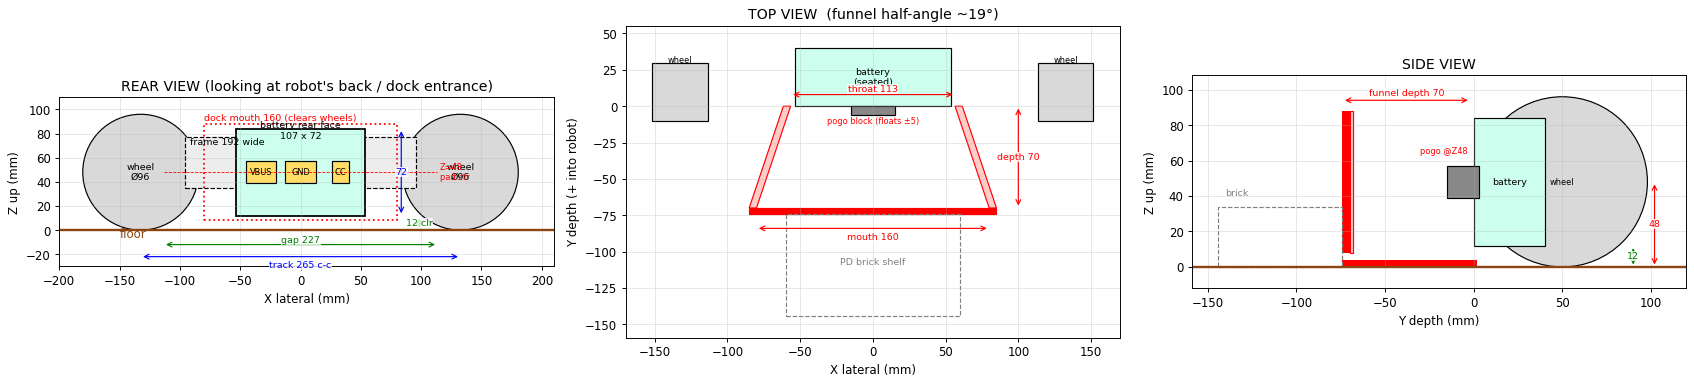

This chart was generated by the following Python code:
"""Felix charging-dock layout — dimensioned 2D views, built from real robot numbers.
Edit the PARAMS block and re-run to regenerate. Coordinates: X=lateral(R-L),
Y=fore/aft(depth, +Y into robot), Z=up. Floor z=0, centerline x=0, seated
battery rear face at y=0."""
import numpy as np, matplotlib
matplotlib.use("Agg"); import matplotlib.pyplot as plt
from matplotlib.patches import Rectangle, Circle, Polygon

# ---- ROBOT (measured) ----
WHEEL_D=96; WHEEL_W=38; TRACK=265            # wheel dia/width, center-to-center
AXLE_Z=WHEEL_D/2                              # 48
BATT_W=107; BATT_H=72; BATT_DEPTH=40         # rear face W x H, depth into robot
BATT_CZ=AXLE_Z                               # battery centered on axle -> 48
BATT_Z0=BATT_CZ-BATT_H/2; BATT_Z1=BATT_CZ+BATT_H/2   # 12 .. 84
FRAME_W=192; FRAME_H=43; FRAME_Z0=34.5; FRAME_Z1=FRAME_Z0+FRAME_H  # 34.5..77.5
wheel_cx=TRACK/2                             # 132.5
wheel_in=wheel_cx-WHEEL_W/2                  # 113.5 inner face
gap_in=2*wheel_in                            # 227 between inner faces

# ---- DOCK (design params) ----
PAD_Z=AXLE_Z                                 # pad/pin center height 48
PAD_PITCH=33; PAD_W=[25,25,14]               # VBUS,GND,CC widths (CC narrower)
MOUTH_W=160; THROAT_W=BATT_W+6               # 113 -> 3mm side clearance
FUNNEL_DEPTH=70                              # y depth of taper
WALL_Z0=8; WALL_Z1=88                        # funnel wall vertical span (catches batt edges)
WALL_T=5; BASE_T=4
POGO_PROUD=3                                 # pins stick out past seat plane
SHELF_DEPTH=70                               # brick shelf behind back wall
half_angle=np.degrees(np.arctan((MOUTH_W-THROAT_W)/2/FUNNEL_DEPTH))

def dim(ax,x0,y0,x1,y1,txt,off=0,va='center',ha='center',c='b'):
    ax.annotate('',xy=(x1,y1),xytext=(x0,y0),arrowprops=dict(arrowstyle='<->',color=c,lw=1))
    ax.text((x0+x1)/2,(y0+y1)/2+off,txt,color=c,ha=ha,va=va,fontsize=8,
            bbox=dict(fc='white',ec='none',alpha=0.8,pad=0.5))

fig,axes=plt.subplots(1,3,figsize=(20,7))

# ===== REAR VIEW (X-Z): what backs into the dock =====
ax=axes[0]; ax.set_title("REAR VIEW (looking at robot's back / dock entrance)")
ax.axhline(0,color='saddlebrown',lw=2); ax.text(-150,-6,"floor",color='saddlebrown')
for s in (-1,1):
    ax.add_patch(Circle((s*wheel_cx,AXLE_Z),WHEEL_D/2,fc='0.85',ec='k'))
    ax.text(s*wheel_cx,AXLE_Z,"wheel\nØ96",ha='center',va='center',fontsize=8)
ax.add_patch(Rectangle((-FRAME_W/2,FRAME_Z0),FRAME_W,FRAME_H,fc='0.93',ec='k',ls='--'))
ax.text(-FRAME_W/2+4,FRAME_Z1-7,"frame 192 wide",fontsize=8)
ax.add_patch(Rectangle((-BATT_W/2,BATT_Z0),BATT_W,BATT_H,fc='#cfe',ec='k',lw=1.5))
ax.text(0,BATT_Z1-8,"battery rear face\n107 x 72",ha='center',fontsize=8)
# pads
xs=[-PAD_PITCH,0,PAD_PITCH]; lbl=['VBUS','GND','CC']
for x,w,l in zip(xs,PAD_W,lbl):
    ax.add_patch(Rectangle((x-w/2,PAD_Z-9),w,18,fc='#fd6',ec='k'))
    ax.text(x,PAD_Z,l,ha='center',va='center',fontsize=7)
# dock mouth footprint (dashed) entering between wheels
ax.add_patch(Rectangle((-MOUTH_W/2,WALL_Z0),MOUTH_W,WALL_Z1-WALL_Z0,fc='none',ec='r',ls=':',lw=1.5))
ax.text(-MOUTH_W/2,WALL_Z1+3,"dock mouth 160 (clears wheels)",color='r',fontsize=8)
dim(ax,-wheel_cx,-22,wheel_cx,-22,"track 265 c-c",off=-7)
dim(ax,-wheel_in,-12,wheel_in,-12,"gap 227",off=4,c='g')
dim(ax,BATT_W/2+30,BATT_Z0,BATT_W/2+30,BATT_Z1,"72")
dim(ax,BATT_W/2+45,0,BATT_W/2+45,BATT_Z0,"12 clr",c='g')
ax.plot([-BATT_W/2-60,BATT_W/2+60],[PAD_Z,PAD_Z],'r--',lw=0.7); ax.text(BATT_W/2+62,PAD_Z,"Z=48\npad ctr",color='r',fontsize=7,va='center')
ax.set_aspect('equal'); ax.set_xlim(-200,210); ax.set_ylim(-30,110); ax.set_xlabel("X lateral (mm)"); ax.set_ylabel("Z up (mm)"); ax.grid(alpha=.3)

# ===== TOP VIEW (X-Y): funnel taper =====
ax=axes[1]; ax.set_title(f"TOP VIEW  (funnel half-angle ~{half_angle:.0f}°)")
# robot battery footprint into +y
ax.add_patch(Rectangle((-BATT_W/2,0),BATT_W,BATT_DEPTH,fc='#cfe',ec='k'))
ax.text(0,BATT_DEPTH/2,"battery\n(seated)",ha='center',va='center',fontsize=8)
for s in (-1,1):
    ax.add_patch(Rectangle((s*wheel_cx-WHEEL_W/2,-10),WHEEL_W,40,fc='0.85',ec='k'))
    ax.text(s*wheel_cx,30,"wheel",ha='center',fontsize=7)
# funnel walls (dock at y<=0)
L=[Polygon([(-THROAT_W/2,0),(-MOUTH_W/2,-FUNNEL_DEPTH),(-MOUTH_W/2-WALL_T,-FUNNEL_DEPTH),(-THROAT_W/2-WALL_T,0)],closed=True,fc='#fcc',ec='r'),
   Polygon([( THROAT_W/2,0),( MOUTH_W/2,-FUNNEL_DEPTH),( MOUTH_W/2+WALL_T,-FUNNEL_DEPTH),( THROAT_W/2+WALL_T,0)],closed=True,fc='#fcc',ec='r')]
for p in L: ax.add_patch(p)
ax.add_patch(Rectangle((-MOUTH_W/2-WALL_T,-FUNNEL_DEPTH-BASE_T),MOUTH_W+2*WALL_T,BASE_T,fc='r',ec='r')) # back wall
ax.add_patch(Rectangle((-15,-6),30,6,fc='#888',ec='k')); ax.text(0,-12,"pogo block (floats ±5)",ha='center',color='r',fontsize=7)
ax.add_patch(Rectangle((-60,-FUNNEL_DEPTH-BASE_T-SHELF_DEPTH),120,SHELF_DEPTH,fc='none',ec='gray',ls='--'))
ax.text(0,-FUNNEL_DEPTH-BASE_T-SHELF_DEPTH/2,"PD brick shelf",ha='center',color='gray',fontsize=8)
dim(ax,-MOUTH_W/2,-FUNNEL_DEPTH-14,MOUTH_W/2,-FUNNEL_DEPTH-14,"mouth 160",off=-6,c='r')
dim(ax,-THROAT_W/2,8,THROAT_W/2,8,"throat 113",off=4,c='r')
dim(ax,MOUTH_W/2+20,0,MOUTH_W/2+20,-FUNNEL_DEPTH,"depth 70",c='r')
ax.set_aspect('equal'); ax.set_xlim(-170,170); ax.set_ylim(-FUNNEL_DEPTH-BASE_T-SHELF_DEPTH-15,55); ax.set_xlabel("X lateral (mm)"); ax.set_ylabel("Y depth (+ into robot)"); ax.grid(alpha=.3)

# ===== SIDE VIEW (Y-Z) =====
ax=axes[2]; ax.set_title("SIDE VIEW")
ax.axhline(0,color='saddlebrown',lw=2)
ax.add_patch(Circle((BATT_DEPTH+10,AXLE_Z),WHEEL_D/2,fc='0.85',ec='k')); ax.text(BATT_DEPTH+10,AXLE_Z,"wheel",ha='center',va='center',fontsize=7)
ax.add_patch(Rectangle((0,BATT_Z0),BATT_DEPTH,BATT_H,fc='#cfe',ec='k')); ax.text(BATT_DEPTH/2,BATT_CZ,"battery",ha='center',va='center',fontsize=8)
# dock: base + back wall + funnel wall profile + pogo
ax.add_patch(Rectangle((-FUNNEL_DEPTH-BASE_T,0),FUNNEL_DEPTH+BASE_T+2,BASE_T,fc='r')) # base
ax.add_patch(Rectangle((-FUNNEL_DEPTH-BASE_T,WALL_Z0),BASE_T,WALL_Z1-WALL_Z0,fc='r')) # back wall
ax.add_patch(Rectangle((-FUNNEL_DEPTH,WALL_Z0),2,WALL_Z1-WALL_Z0,fc='#fcc',ec='r')) # wall (mouth)
ax.add_patch(Rectangle((-15,PAD_Z-9,),15+POGO_PROUD,18,fc='#888',ec='k')); ax.text(-30,PAD_Z+16,"pogo @Z48",color='r',fontsize=7)
ax.add_patch(Rectangle((-FUNNEL_DEPTH-BASE_T-SHELF_DEPTH,0),SHELF_DEPTH,BASE_T+30,fc='none',ec='gray',ls='--')); ax.text(-FUNNEL_DEPTH-SHELF_DEPTH,40,"brick",color='gray',fontsize=8)
dim(ax,BATT_DEPTH+62,0,BATT_DEPTH+62,PAD_Z,"48",c='r')
dim(ax,BATT_DEPTH+50,0,BATT_DEPTH+50,BATT_Z0,"12",c='g')
dim(ax,-FUNNEL_DEPTH-BASE_T,WALL_Z1+6,-2,WALL_Z1+6,"funnel depth 70",off=4,c='r')
ax.set_aspect('equal'); ax.set_xlim(-FUNNEL_DEPTH-BASE_T-SHELF_DEPTH-15,BATT_DEPTH+80); ax.set_ylim(-12,108); ax.set_xlabel("Y depth (mm)"); ax.set_ylabel("Z up (mm)"); ax.grid(alpha=.3)

plt.tight_layout(); plt.savefig("_dock_layout.png",dpi=85,bbox_inches='tight')
print(f"half-angle {half_angle:.1f} deg | gap between wheels {gap_in:.0f} | mouth {MOUTH_W} (margin {(gap_in-MOUTH_W)/2:.0f}mm/side)")
print(f"battery rear face z {BATT_Z0:.0f}..{BATT_Z1:.0f}, pad center z {PAD_Z}")
